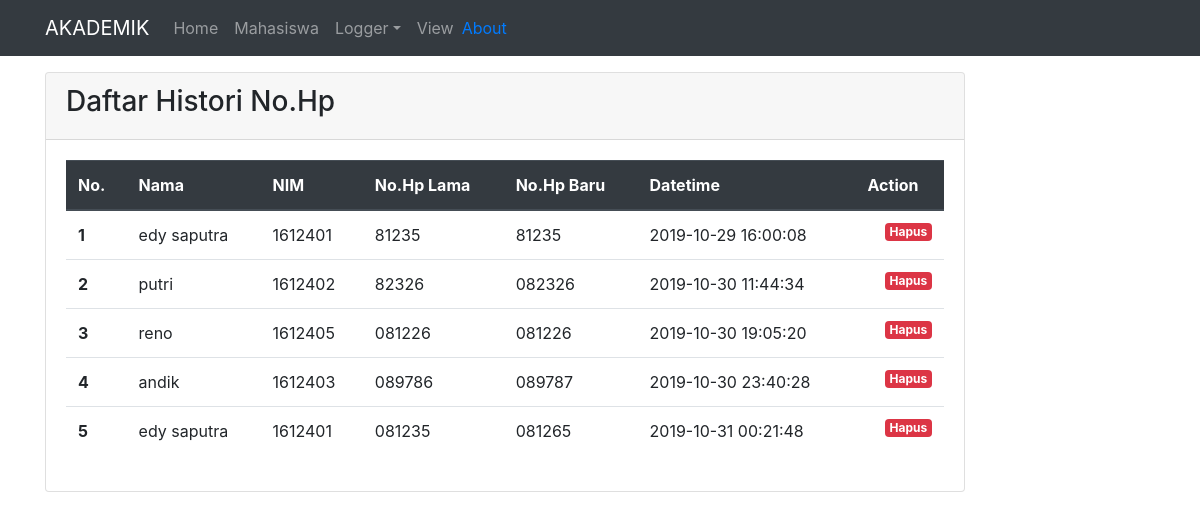
Before: /index.php/log with the older database file.
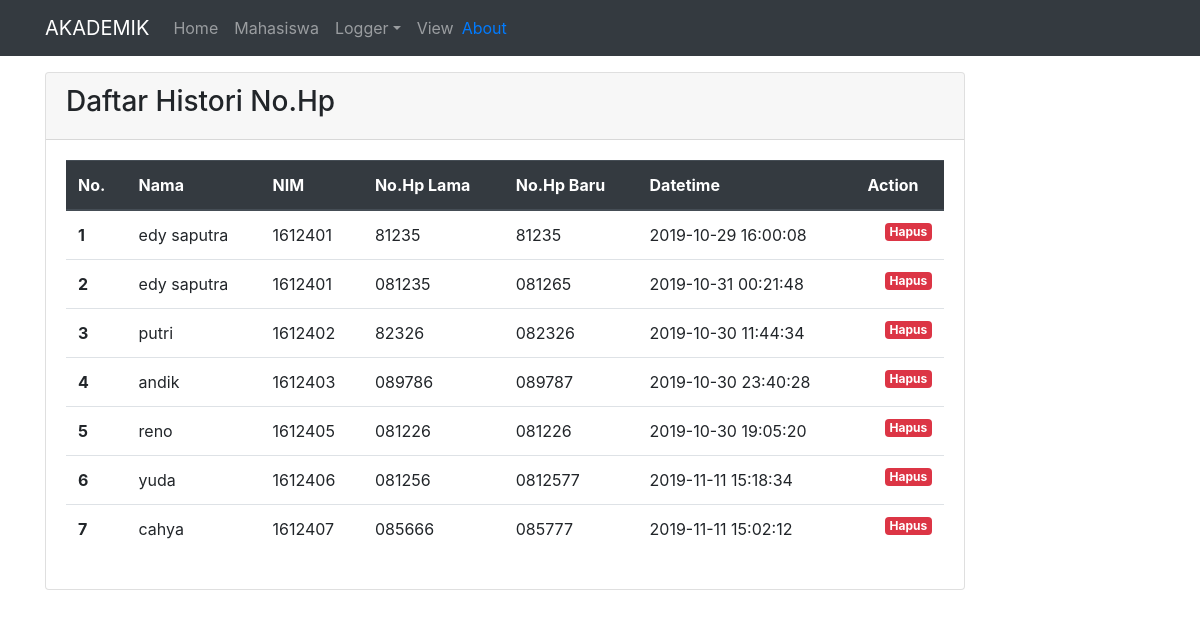
After: the same page with the newer database file.
### tables this page shows
CREATE TABLE `log_nope` (
  `id_log` int(50) NOT NULL,
  `nim_mhs` varchar(20) DEFAULT NULL,
  `nope_lama` varchar(15) DEFAULT NULL,
  `nope_baru` varchar(15) DEFAULT NULL,
  `tgl_update` datetime DEFAULT NULL
);

CREATE TABLE `mhs` (
  `id_mhs` int(11) NOT NULL,
  `nim_mhs` varchar(20) DEFAULT NULL,
  `nama_mhs` varchar(50) DEFAULT NULL,
  `jenis_kelamin` enum('L','P') DEFAULT NULL,
  `alamat` varchar(100) DEFAULT NULL,
  `no_hp` varchar(15) NOT NULL
);

### application/controllers/Log.php (called while the page is built, shortened)
<?php
class Log extends CI_Controller
{
    public function __construct()
    {
        $this->load->model('Log_model');
        $this->load->library('form_validation');
    }
    public function index()
    {
        $data['judul'] = 'Log No.Hp';
        $data['log'] = $this->Log_model->relasi();
        $this->load->view('template/header', $data);
        $this->load->view('log/index', $data);
        $this->load->view('template/footer');
    }
}

### index.php (called while the page is built, shortened)
<?php
require_once BASEPATH.'core/CodeIgniter.php';

### application/models/Log_model.php (called while the page is built, shortened)
<?php
class Log_model extends CI_Model
{
    public function relasi()
    {
        $this->db->select('*');
        $this->db->from('log_nope');
        $this->db->join('mhs', 'mhs.nim_mhs=log_nope.nim_mhs');
        $query = $this->db->get();
        return $query->result();
    }
}

### application/views/log/index.php (the view, shortened to what this page needs)
<div class="container">
    <div class="row mt-3">
        <div class="col-md-10">
            <div class="card">
                <div class="card-header">
                    <h3>Daftar Histori No.Hp</h3>
                </div>
                <div class="card-body">
                    <form action="">
                        <ul class="list-group">
                            <table class="table">
                                <thead class="thead-dark">
                                    <tr>
                                        <th scope="col">No.</th>
                                        <th scope="col">Nama</th>
                                        <th scope="col">NIM</th>
                                        <th scope="col">No.Hp Lama</th>
                                        <th scope="col">No.Hp Baru</th>
                                        <th scope="col">Datetime</th>
                                        <th scope="col">Action</th>
                                    </tr>
                                </thead>
                                <tbody>
                                    <?php $i = 1;
                                    foreach ($log as $m) { ?>
                                        <tr>
                                            <th scope="row"><?= $i++; ?></th>
                                            <td><?= $m->nama_mhs; ?></td>
                                            <td><?= $m->nim_mhs; ?></td>
                                            <td><?= $m->nope_lama; ?></td>
                                            <td><?= $m->nope_baru; ?></td>
                                            <td><?= $m->tgl_update; ?></td>
                                            <td><a href="<?= base_url(); ?>log/hapus/<?= $m->id_log; ?>" class="badge badge-danger float-right" onclick="return confirm('yakin?');">Hapus</a></td>
                                        </tr>
                                    <?php } ?>
                                </tbody>
                            </table>
                        </ul>
                    </form>
                </div>
            </div>
        </div>
    </div>
</div>

### application/views/template/header.php (shortened to what this page needs)
<!doctype html>
<html lang="en">
<head>
    <link rel="stylesheet" href="<?= base_url(); ?>assets/css/bootstrap.min.css">
    <link rel="stylesheet" href="<?= base_url(); ?>assets/css/style.css">
</head>
<body>
    <nav class="navbar navbar-expand-lg navbar-dark bg-dark">
        <div class="container">
            <a class="navbar-brand" href="<?= base_url(); ?>">
                AKADEMIK</a>
            <div class="collapse navbar-collapse" id="navbarNavAltMarkup">
                <div class="navbar-nav">
                    <a class="nav-item nav-link" href="<?= base_url(); ?>">Home <span class="sr-only">(current)</span></a>
                    <a class="nav-item nav-link" href="<?= base_url(); ?>mahasiswa">Mahasiswa</a>
                    <li class="nav-item dropdown">
                        <a class="nav-link dropdown-toggle" href="#" id="dropdown01" data-toggle="dropdown" aria-haspopup="true" aria-expanded="false">Logger</a>
                    </li>
                    <a class="nav-item nav-link" href="<?= base_url(); ?>v_mhs">View</a>
                    <a class="py-2 d-none d-md-inline" href="<?= base_url(); ?>">About</a>
                </div>
            </div>
        </div>
    </nav>

### application/views/template/footer.php (shortened to what this page needs)
</body>
</html>

### assets/css/style.css (style rules this page uses)
.badge { margin-left: 3px; }

Changed rows visible on the page:
shown differently, row unchanged: log_nope (number 2 of 7 on the later page): moves up the list
shown differently, row unchanged: log_nope "andik": moves down the list
added log_nope: mhs.nama_mhs "yuda", mhs.nim_mhs "1612406", nope_lama "081256", nope_baru "0812577", tgl_update "2019-11-11 15:18:34"
added log_nope: mhs.nama_mhs "cahya", mhs.nim_mhs "1612407", nope_lama "085666", nope_baru "085777", tgl_update "2019-11-11 15:02:12"
